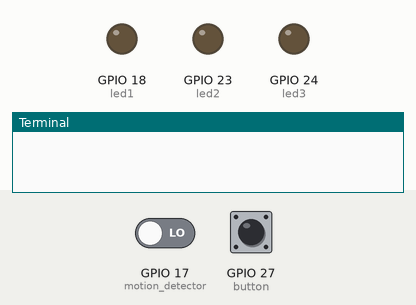
The program below on a simulated Raspberry Pi (BCM pin numbers). On the bench: output pins drawn as LEDs (lit = HIGH), the last lines printed to the terminal. Dashed ring = blinking. The inputs (shaded band) are chosen by the test bench; at power-on: GPIO 17 (motion_detector) LOW, GPIO 27 (button) HIGH.

Above: at 1.2 s.
1.3 s: GPIO 17 (motion_detector) driven HIGH
At 1.6 s:
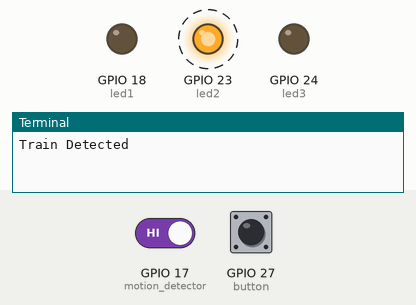
4.3 s: GPIO 17 (motion_detector) driven LOW
At 5.1 s:
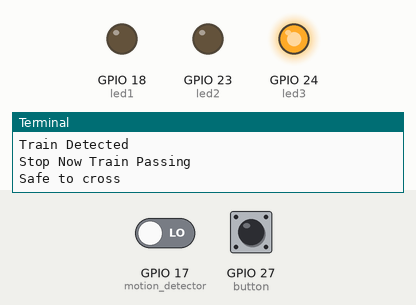
5.8 s: GPIO 27 (button) pulled LOW for 0.15 s
At 6.2 s:
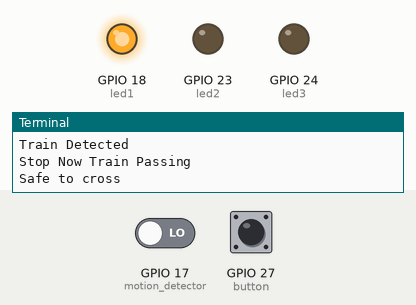
Timing chart, 0 to 17.3 s (numbered marks = the images above; inputs shaded):
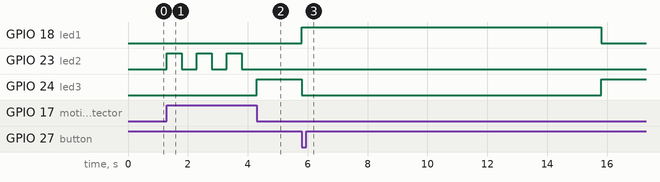

Measured:
- after the input at 1.3 s, GPIO 23 (led2): alternates HIGH for 0.50 s and LOW for 0.50 s, starting at once
- after the input at 4.3 s, GPIO 18 (led1): stays LOW (without the input it goes to HIGH after 0.00 s); GPIO 24 (led3): LOW → HIGH at once
- after the input at 5.8 s, GPIO 18 (led1): LOW → HIGH at once, → LOW 10.0 s later; GPIO 24 (led3): HIGH → LOW at once, → HIGH 10.0 s later

The program:

traffic_button.py
```python
from gpiozero import LED
from time import sleep
from gpiozero import MotionSensor
from gpiozero import LED, Button

motion_detector = MotionSensor(17)

led1 = LED (18)
led2 = LED (23)
led3 = LED (24)
button = Button(27)

def red_led():
        led1.on()
        led2.off()
        led3.off()
        sleep(10)

def dot():
        led2.on()
        led1.off()
        led3.off()
        sleep(0.5)
        led2.off()
        sleep(0.5)

def yellow_led():
        dot()
        dot()
 	dot()

def green_led():
        led3.on()
        led1.off()
        led2.off()

button.when_pressed = red_led
button.when_released = green_led

while True:
        motion_detector.wait_for_motion()
        while motion_detector.motion_detected:
                print "Train Detected"
                yellow_led()
                print "Stop Now Train Passing"
                while motion_detector.motion_detected:
                        red_led()
        print "Safe to cross"
        green_led()

GPIO.cleanup()
```
